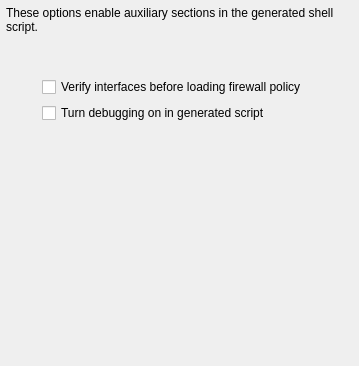
     <widget class="QWidget" name="tab4">
      <attribute name="title">
       <string>Script</string>
      </attribute>
      <layout class="QGridLayout">
       <property name="margin" stdset="0">
        <number>6</number>
       </property>
       <item row="0" column="0" colspan="3">
        <widget class="QLabel" name="textLabel8">
         <property name="text">
          <string>These options enable auxiliary sections in the generated shell script.</string>
         </property>
         <property name="alignment">
          <set>Qt::AlignmentFlag::AlignVCenter</set>
         </property>
         <property name="wordWrap">
          <bool>true</bool>
         </property>
        </widget>
       </item>
       <item row="3" column="2">
        <spacer>
         <property name="orientation">
          <enum>Qt::Orientation::Horizontal</enum>
         </property>
         <property name="sizeType">
          <enum>QSizePolicy::Policy::MinimumExpanding</enum>
         </property>
         <property name="sizeHint" stdset="0">
          <size>
           <width>40</width>
           <height>20</height>
          </size>
         </property>
        </spacer>
       </item>
       <item row="1" column="0" rowspan="4">
        <spacer>
         <property name="orientation">
          <enum>Qt::Orientation::Horizontal</enum>
         </property>
         <property name="sizeType">
          <enum>QSizePolicy::Policy::Maximum</enum>
         </property>
         <property name="sizeHint" stdset="0">
          <size>
           <width>30</width>
           <height>120</height>
          </size>
         </property>
        </spacer>
       </item>
       <item row="3" column="1">
        <widget class="QCheckBox" name="iptDebug">
         <property name="text">
          <string>Turn debugging on in generated script</string>
         </property>
        </widget>
       </item>
       <item row="5" column="1">
        <spacer>
         <property name="orientation">
          <enum>Qt::Orientation::Vertical</enum>
         </property>
         <property name="sizeType">
          <enum>QSizePolicy::Policy::Expanding</enum>
         </property>
         <property name="sizeHint" stdset="0">
          <size>
           <width>20</width>
           <height>200</height>
          </size>
         </property>
        </spacer>
       </item>
       <item row="2" column="1">
        <widget class="QCheckBox" name="verifyInterfaces">
         <property name="text">
          <string>Verify interfaces before loading firewall policy</string>
         </property>
        </widget>
       </item>
      </layout>
     </widget>
